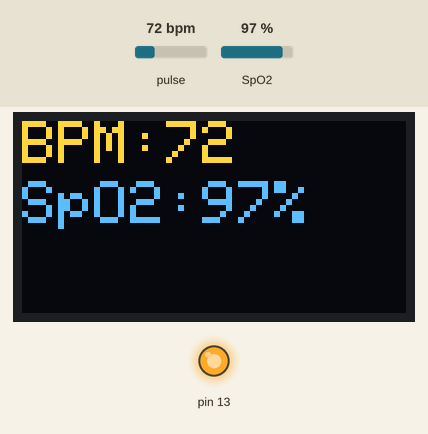
Simulated run of this sketch. Board: Arduino Uno, built with avr-gcc and run on an emulated ATmega328P. Parts: 128×64 one-colour display, output pins drawn as LEDs (lit = HIGH). The inputs (shaded band) are chosen by the test bench; at power-on: pulse 72 bpm, SpO2 97 %. The OLED is the two-colour kind (top 16 rows yellow); what the sketch prints to the serial monitor is not drawn.

Above: at 4.7 s.
4.8 s: pulse set to 42 bpm
At 9.3 s:
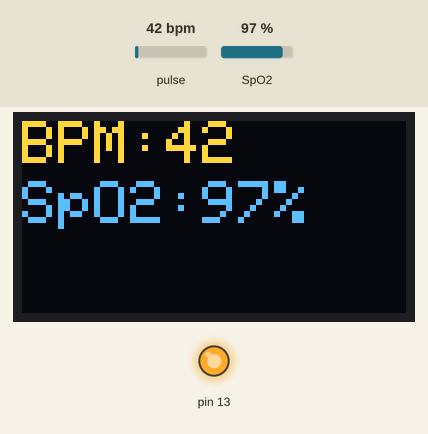
11.3 s: SpO2 set to 80 %
At 13.8 s:
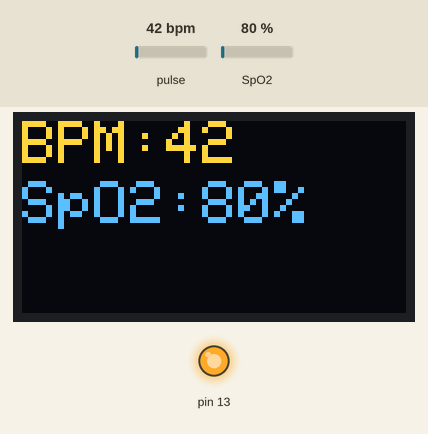
17.8 s: pulse set to 70 bpm
At 22.8 s:
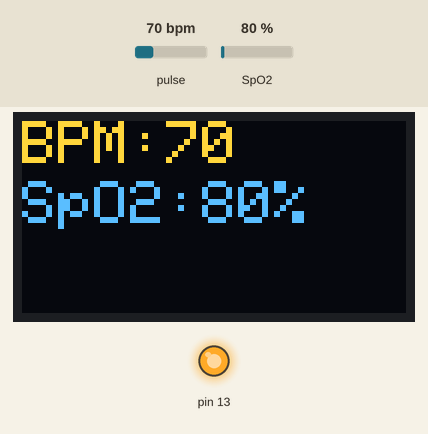
24.3 s: SpO2 set to 85 %
At 27.2 s:
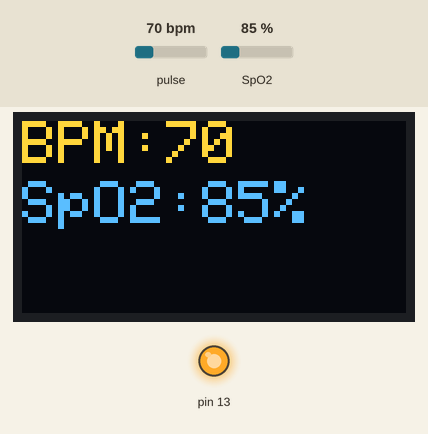
Timing chart, 0 to 28.7 s (numbered marks = the images above; inputs shaded):
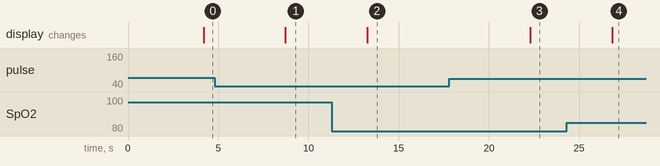

Measured:
- after the input at 4.8 s, the display: changes after 3.9 s (image 1)
- after the input at 11.3 s, the display: changes after 1.9 s (image 2)
- after the input at 17.8 s, the display: changes after 4.5 s (image 3)
- after the input at 24.3 s, the display: changes after 2.5 s (image 4)

The sketch:

pulse_ox_main.ino
```cpp
#include <Wire.h>
#include <Adafruit_GFX.h>
#include <Adafruit_SSD1306.h> // OLED libraries

#include <DFRobot_MAX30102.h> //MAX30102 library

#define SCREEN_WIDTH 128 // OLED display width, in pixels
#define SCREEN_HEIGHT 64 // OLED display height, in pixels

#define OLED_ADDR   0x3C //OLED adress

DFRobot_MAX30102 particleSensor; //define particle sensor

Adafruit_SSD1306 display(SCREEN_WIDTH, SCREEN_HEIGHT, &Wire, -1); //initialize display

void setup()
{
    //Set Pin 13 to output 5V
    pinMode(13,HIGH);
    digitalWrite(13,HIGH);
    Serial.begin(115200);
    //begin display
    if(!display.begin(SSD1306_SWITCHCAPVCC, OLED_ADDR)) { // Address 0x3D for 128x64
      Serial.println(F("SSD1306 allocation failed"));
      for(;;);
    }
    display.clearDisplay();
    display.setTextSize(2);
    display.setCursor(4,20);
    display.print("Tuning...");
    Serial.print("Init");
    display.display();
    delay(100);
    display.clearDisplay();
    display.setTextSize(2);
    display.setTextColor(WHITE);

    //check to see if MAX30102 is properly connected
    while (!particleSensor.begin()) {
      display.display();
      display.setTextSize(1);
      Serial.println("MAX30102 not found");
      delay(1000);
      display.display();
    }

    //configure particle sensor
    particleSensor.sensorConfiguration(/*ledBrightness=*/50, /*sampleAverage=*/SAMPLEAVG_4, \
                        /*ledMode=*/MODE_MULTILED, /*sampleRate=*/SAMPLERATE_100, \
                        /*pulseWidth=*/PULSEWIDTH_411, /*adcRange=*/ADCRANGE_16384);
}

int32_t SPO2; //SPO2
int8_t SPO2Valid; //Flag to display if SPO2 calculation is valid
int32_t heartRate; //Heart-rate
int8_t heartRateValid; //Flag to display if heart-rate calculation is valid

void loop()
{
    //calculate heart-rate and oxygen saturation
    particleSensor.heartrateAndOxygenSaturation(/**SPO2=*/&SPO2, /**SPO2Valid=*/&SPO2Valid, /**heartRate=*/&heartRate, /**heartRateValid=*/&heartRateValid);
    //check both heart-rate and oxygen saturation are valid
    if (heartRateValid == 1 && SPO2Valid == 1) {
      display.clearDisplay();
      display.setCursor(0, 0);
      display.print("BPM:");
      display.println(heartRate);
      display.setCursor(0, 20);
      display.print("SpO2:");
      display.print(SPO2);
      display.println("%");
      display.display();
      delay(500);
      display.clearDisplay();
    }
    else {
      display.setCursor(35,0);
      display.print("Hold");
      display.setCursor(4,20);
      display.print("Finger on");
      display.setCursor(25,40);
      display.print("Sensor");
      display.display();
      delay(500);
    }
}
```
